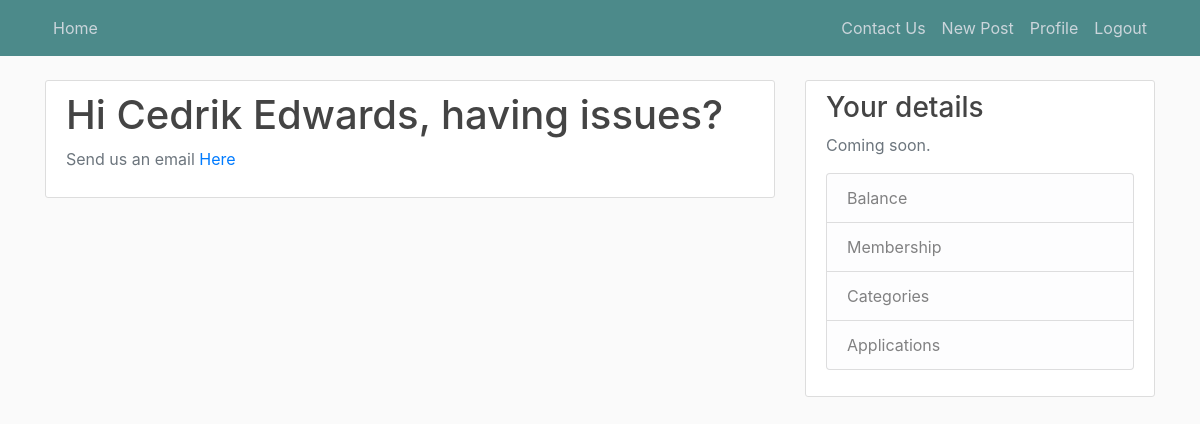
Before: /about (signed in) with the older database file.
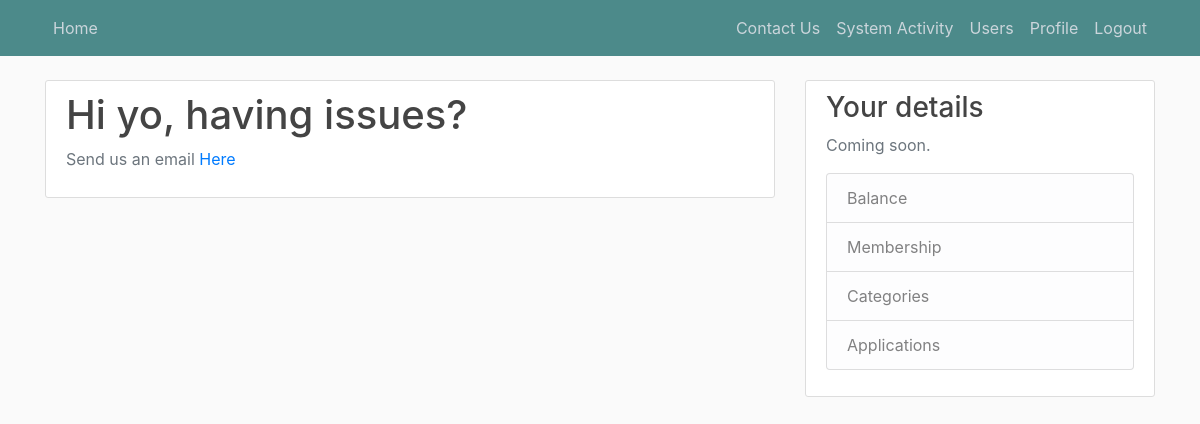
After: the same page with the newer database file.
### MainProject/models.py (models this page shows, shortened)
class User(db.Model, UserMixin):
    id = db.Column(db.Integer, primary_key=True)
    email = db.Column(db.String(50), unique=True, nullable=False)
    name = db.Column(db.String(50), nullable=False)
    password = db.Column(db.String(50), nullable=False)
    userType = db.Column(db.String(60), nullable=False)
    employerMembership = db.Column(db.String(60), nullable=False, default='Prime - 50$/month')
    employeeMembership = db.Column(db.String(60), nullable=False, default='Basic - No Charge')
    posts = db.relationship('Post', backref='author', lazy=True)
    condition = db.Column(db.String(10), nullable=False, default='Active')
    cardNum = db.Column(db.String(10), nullable=False, default='')
    cvc = db.Column(db.String(10), nullable=False, default='')
    expireDate = db.Column(db.String(10), nullable=False, default='')
    withdrawType = db.Column(db.String(60), nullable=False, default='Automatic')
    frozen = db.Column(db.Boolean, nullable=False, default=False)
    balance = db.Column(db.Float, nullable=False, default=0.0)

### MainProject/routes.py (the view)
@app.route("/about")
def about():
    return render_template('about.html', title='About')

### MainProject/models.py (called while the page is built)
@login_manager.user_loader
def load_user(user_id):
    return User.query.get(int(user_id))

### MainProject/templates/about.html
{% extends "baseTemplate.html" %}
{% block content %}
    <div class="content-section">
      <div class="media">
        <div class="media-body">
            {% if current_user.is_authenticated %}
                <h2 class="account-heading">Hi {{ current_user.name }}, having issues?</h2>
            {% else %}
                <h2 class="account-heading">Hi there, having issues?</h2>
            {% endif %}
          <p class="text-secondary">Send us an email <a href="mailto:MainProject353@gmail.com">Here</a></p>
        </div>
      </div>
    </div>
{% endblock content %}

Changed rows visible on the page:
changed User: userType "Employer" → "Administrator" (drawn); name "Cedrik Edwards" → "yo"
Other visible differences:
text no longer shown: "New Post"
text now shown: "System Activity Users"
